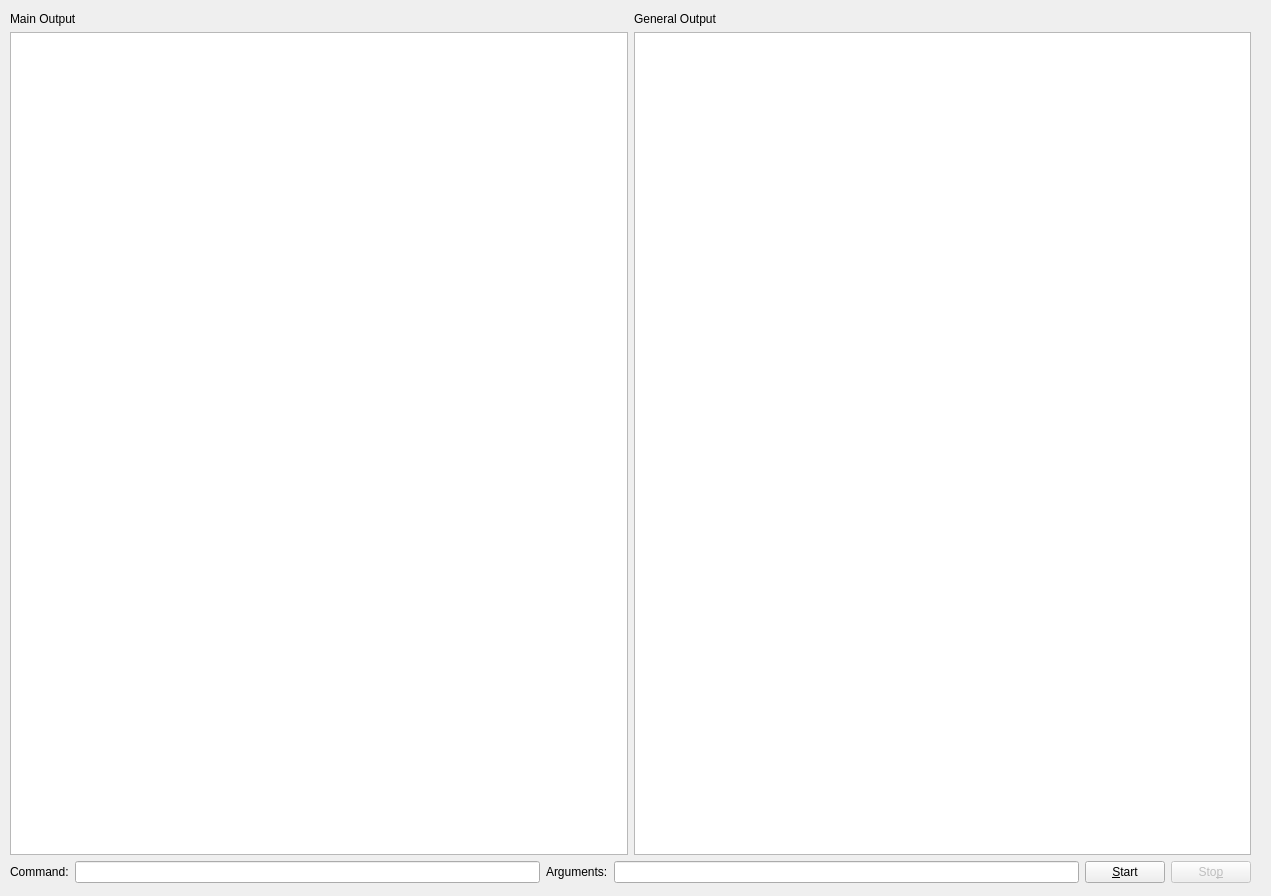
<ui version="4.0" >
 <class>QProcessTest</class>
 <widget class="QWidget" name="QProcessTest" >
  <property name="geometry" >
   <rect>
    <x>0</x>
    <y>0</y>
    <width>1271</width>
    <height>896</height>
   </rect>
  </property>
  <property name="windowTitle" >
   <string>QProcess Test Widget</string>
  </property>
  <widget class="QWidget" name="" >
   <property name="geometry" >
    <rect>
     <x>10</x>
     <y>12</y>
     <width>1241</width>
     <height>871</height>
    </rect>
   </property>
   <layout class="QVBoxLayout" name="verticalLayout_3" >
    <property name="sizeConstraint" >
     <enum>QLayout::SetMinAndMaxSize</enum>
    </property>
    <property name="leftMargin" >
     <number>0</number>
    </property>
    <item>
     <layout class="QHBoxLayout" name="horizontalLayout_2" >
      <item>
       <layout class="QVBoxLayout" name="verticalLayout_2" >
        <item>
         <widget class="QLabel" name="label_3" >
          <property name="text" >
           <string>Main Output</string>
          </property>
         </widget>
        </item>
        <item>
         <widget class="QTextBrowser" name="mainOut" />
        </item>
       </layout>
      </item>
      <item>
       <layout class="QVBoxLayout" name="verticalLayout" >
        <item>
         <widget class="QLabel" name="label_5" >
          <property name="text" >
           <string>General Output</string>
          </property>
         </widget>
        </item>
        <item>
         <widget class="QTextBrowser" name="generalOut" />
        </item>
       </layout>
      </item>
     </layout>
    </item>
    <item>
     <layout class="QHBoxLayout" name="horizontalLayout" >
      <item>
       <widget class="QLabel" name="label_2" >
        <property name="text" >
         <string>Command:</string>
        </property>
       </widget>
      </item>
      <item>
       <widget class="QLineEdit" name="command" />
      </item>
      <item>
       <widget class="QLabel" name="label" >
        <property name="text" >
         <string>Arguments:</string>
        </property>
       </widget>
      </item>
      <item>
       <widget class="QLineEdit" name="arguments" />
      </item>
      <item>
       <widget class="QPushButton" name="startButton" >
        <property name="text" >
         <string>&amp;Start</string>
        </property>
       </widget>
      </item>
      <item>
       <widget class="QPushButton" name="stopButton" >
        <property name="enabled" >
         <bool>false</bool>
        </property>
        <property name="text" >
         <string>Sto&amp;p</string>
        </property>
       </widget>
      </item>
     </layout>
    </item>
   </layout>
  </widget>
 </widget>
 <tabstops>
  <tabstop>command</tabstop>
  <tabstop>arguments</tabstop>
  <tabstop>startButton</tabstop>
  <tabstop>stopButton</tabstop>
  <tabstop>mainOut</tabstop>
  <tabstop>generalOut</tabstop>
 </tabstops>
 <resources/>
 <connections/>
</ui>
